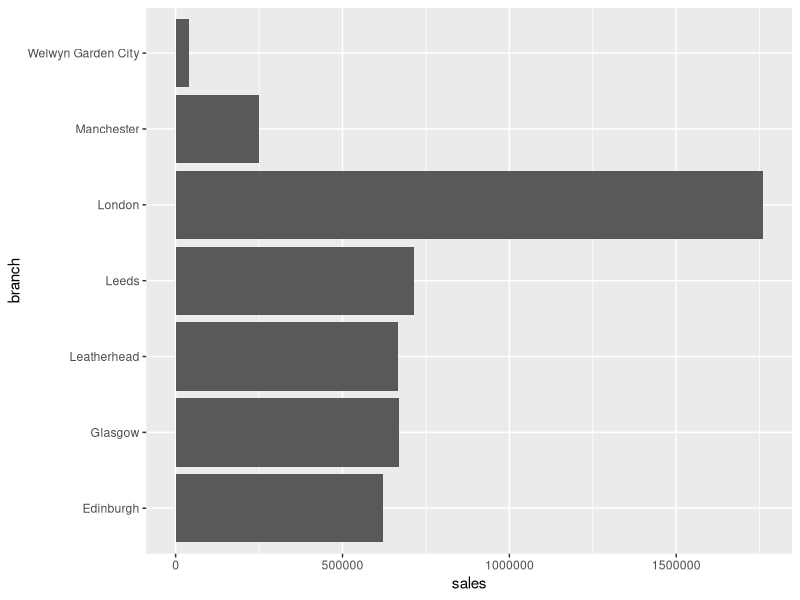
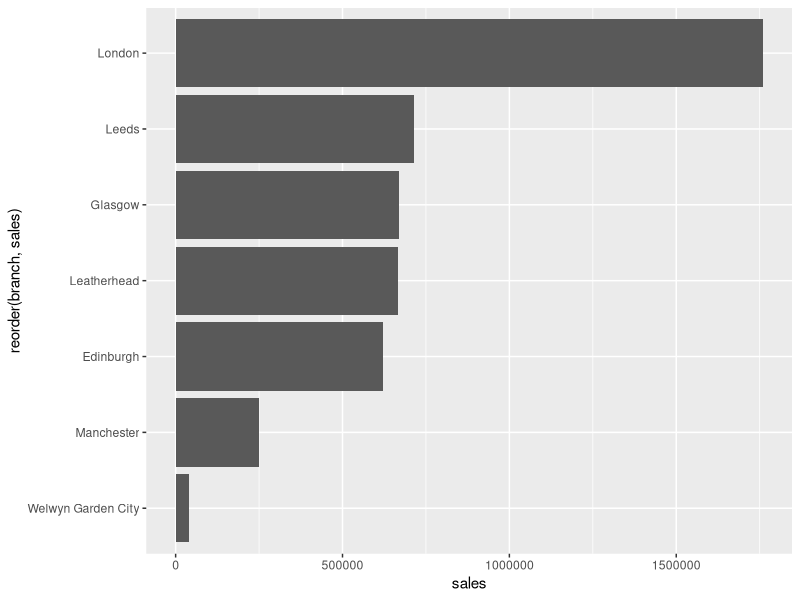
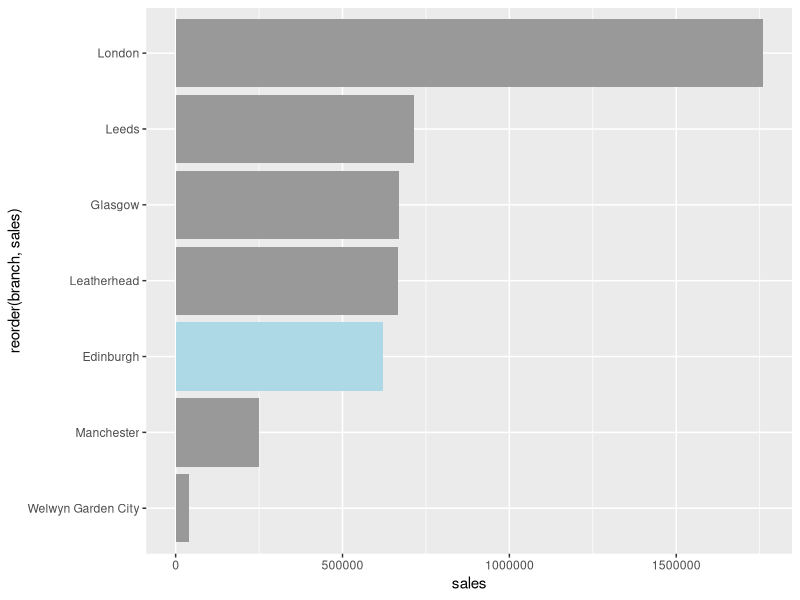
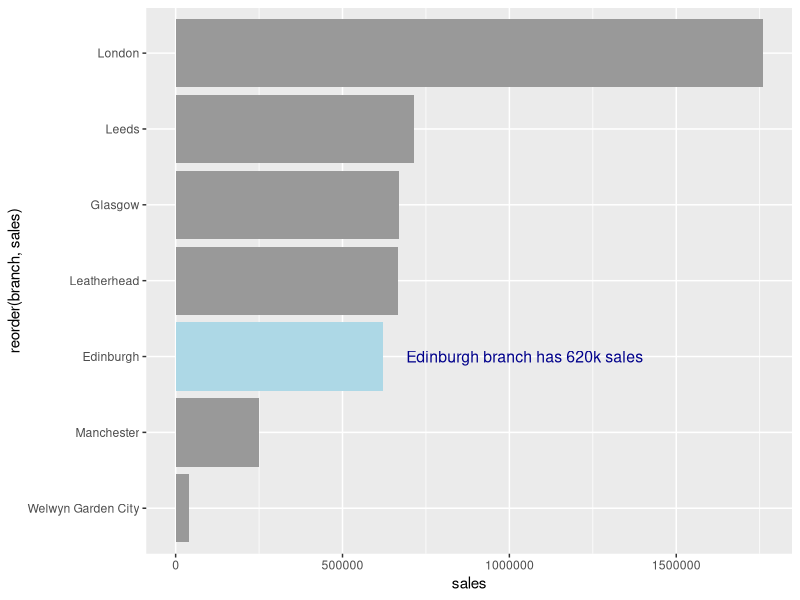

The R script that drew these images, in order: (Note: this script raises an error after producing the figures.)
## ---- chunk 1
library(tidyverse)

total_sales <- read_csv("total_sales.csv")
got_ratings <- read_csv("got_ratings.csv")
table_of_numbers <- read_csv("table_of_numbers.csv")
monthly_sales <- read_csv("monthly_sales.csv")
## ---- chunk 2
ggplot(total_sales) +
  aes(x = branch, y = sales) +
  geom_col() +
  coord_flip()
## ---- chunk 3
ggplot(total_sales) +
  aes(x = reorder(branch, sales), y = sales) +
  geom_col() +
  coord_flip()
## ---- chunk 4
ggplot(total_sales) +
  aes(x = reorder(branch, sales), y = sales, fill = branch == "Edinburgh") +
  geom_col() +
  scale_fill_manual(values = c("grey60", "light blue"), guide = "none") +
  coord_flip() 

## ---- chunk 5
total_sales_annotated <- total_sales %>%
  mutate(label_text = ifelse(branch == "Edinburgh", "Edinburgh branch has 620k sales", NA))

ggplot(total_sales_annotated) +
  aes(x = reorder(branch, sales), y = sales, fill = branch == "Edinburgh") +
  geom_col() +
  scale_fill_manual(values = c("grey60", "light blue"), guide = "none") +
  coord_flip() +
  geom_text(aes(label = label_text), color = "darkblue", size = 4, hjust = -0.1)

## ---- chunk 6

monthly_sales %>%
  mutate(month = factor(month, levels = c("Jan", "Feb", "March", "April"))) %>%
head(monthly_sales)

monthly_annotated <- monthly_sales %>%
  mutate(label = ifelse(branch == "Leeds", "Leeds improved", NA),
         label2 = ifelse(branch == "Glasgow", "Glasgows improved", NA),
         label3 = ifelse(branch == "Manchester", "Edinburgh improved", NA))

ggplot(monthly_sales) +
      aes(x = reorder(branch, sales), y = sales, fill = month) +
      geom_col(position = "dodge") +
      coord_flip() +
      scale_fill_manual(values = c("lightgrey", "skyblue", "lightgrey", "blue"), guide = "none") +
      geom_text(aes(label1 = label), color = "darkblue", size = 4, hjust = -0.1) +
      geom_text(aes(label2 = label), color = "darkblue", size = 4, hjust = -0.1) +
      geom_text(aes(label3 = label), color = "darkblue", size = 4, hjust = -0.1)

## ---- chunk 7
ggplot(monthly_sales) +
  aes(x = month, y = sales, group = branch, colour = branch) +
  geom_line() 
